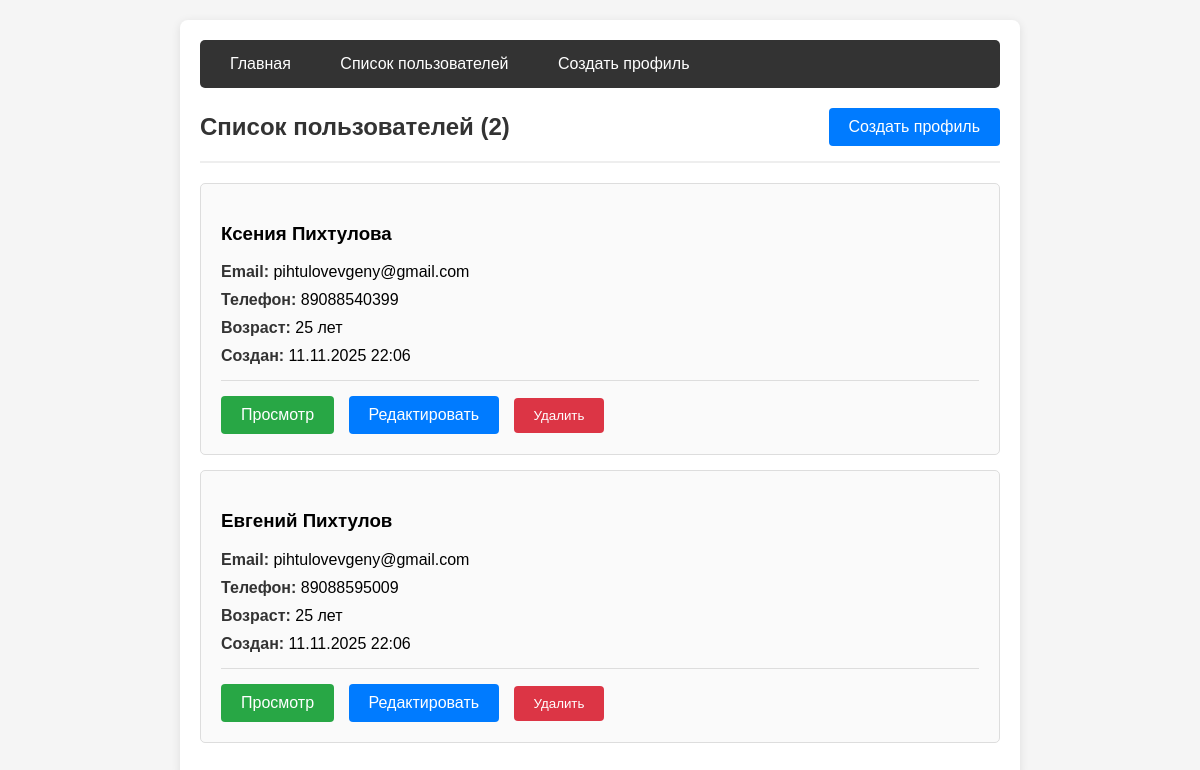
Screenshot of /user_list/ with the database file from the repository.
### main_app/models.py (models this page shows, shortened)
class User(models.Model):
    name = models.CharField(max_length=100)
    age = models.IntegerField()
    phone = models.CharField(max_length=20)
    email = models.EmailField()
    created_at = models.DateTimeField(auto_now_add=True)
    class Meta:
        ordering = ['-created_at']

### main_app/views.py (the view)
# urls.py: path('user_list/', views.user_list, name='user_list'),
def user_list(request):
    users = User.objects.all()
    return render(request, 'user_list.html', {'users': users})

### main_app/templates/user_list.html (shortened to what this page needs)
{% extends "base.html" %}
{% block content %}
<div class="header">
    <h2>Список пользователей ({{ users.count }})</h2>
    <a href="{% url 'create_profile' %}" class="btn">Создать профиль</a>
</div>
{% if users %}
    {% for user in users %}
    <div class="user-card">
        <h3>{{ user.name }}</h3>
        <div class="user-info">
            <strong>Email:</strong> {{ user.email }}
        </div>
        <div class="user-info">
            <strong>Телефон:</strong> {{ user.phone }}
        </div>
        <div class="user-info">
            <strong>Возраст:</strong> {{ user.age }} лет
        </div>
        <div class="user-info">
            <strong>Создан:</strong> {{ user.created_at|date:"d.m.Y H:i" }}
        </div>
        <div class="actions">
            <a href="{% url 'user_profile' user.id %}" class="btn btn-success">Просмотр</a>
            <a href="{% url 'edit_profile' user.id %}" class="btn">Редактировать</a>
            <form method="post" action="{% url 'delete_user' user.id %}" style="display: inline;">
                <button type="submit" class="btn btn-danger" onclick="return confirm('Удалить пользователя {{ user.name }}?')">
                    Удалить
                </button>
            </form>
        </div>
    </div>
    {% endfor %}
{% else %}
    <div class="user-card">
        <h3>Пользователей пока нет</h3>
        <p>Создайте первого пользователя!</p>
        <a href="{% url 'create_profile' %}" class="btn">Создать профиль</a>
    </div>
{% endif %}
{% endblock %}

### main_app/templates/base.html (shortened to what this page needs)
<!DOCTYPE html>
<html lang="ru">
<head>
</head>
<body>
    <div class="container">
        <nav class="nav">
            <a href="{% url 'index' %}">Главная</a>
            <a href="{% url 'user_list' %}">Список пользователей</a>
            <a href="{% url 'create_profile' %}">Создать профиль</a>
        </nav>
        {% block content %}{% endblock %}
    </div>
</body>
</html>

### main_app/templates/base.html (style rules this page uses)
body { font-family: Arial, sans-serif; margin: 0; padding: 20px; background-color: #f5f5f5; }
.container { max-width: 800px; margin: 0 auto; background: white; padding: 20px; border-radius: 8px; box-shadow: 0 2px 10px rgba(0,0,0,0.1); }
.nav { background: #333; padding: 15px; margin-bottom: 20px; border-radius: 5px; }
.nav a { color: white; text-decoration: none; margin-right: 15px; padding: 8px 15px; border-radius: 3px; }
.btn { background: #007bff; color: white; padding: 10px 20px; border: none; border-radius: 4px; cursor: pointer; text-decoration: none; display: inline-block; }
.btn-success { background: #28a745; }
.btn-danger { background: #dc3545; }
.user-card { border: 1px solid #ddd; padding: 20px; margin-bottom: 15px; border-radius: 5px; background: #fafafa; }
.user-info { margin-bottom: 10px; }
.user-info strong { color: #333; }
.header { display: flex; justify-content: space-between; align-items: center; margin-bottom: 20px; padding-bottom: 15px; border-bottom: 2px solid #eee; }
.header h1, .header h2 { margin: 0; color: #333; }
.actions { margin-top: 15px; padding-top: 15px; border-top: 1px solid #ddd; }
.actions .btn { margin-right: 10px; }

### rows the page displays
User: name "Ксения Пихтулова", email "pihtulovevgeny@gmail.com", phone "89088540399", age "25", created_at "11.11.2025 22:06"
User: name "Евгений Пихтулов", email "pihtulovevgeny@gmail.com", phone "89088595009", age "25", created_at "11.11.2025 22:06"

### other values shown
{{ users.count }} "2"
